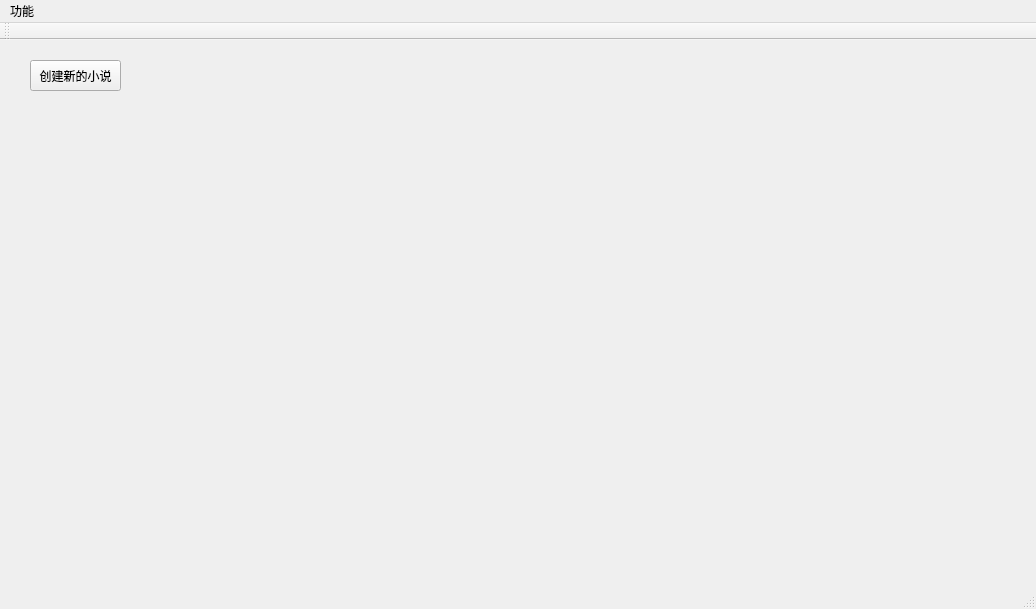
<?xml version="1.0" encoding="UTF-8"?>
<ui version="4.0">
 <class>MainWindow</class>
 <widget class="QMainWindow" name="MainWindow">
  <property name="geometry">
   <rect>
    <x>0</x>
    <y>0</y>
    <width>1036</width>
    <height>609</height>
   </rect>
  </property>
  <property name="windowTitle">
   <string>MainWindow</string>
  </property>
  <widget class="QWidget" name="centralWidget">
   <widget class="QStackedWidget" name="container">
    <property name="geometry">
     <rect>
      <x>0</x>
      <y>0</y>
      <width>1031</width>
      <height>551</height>
     </rect>
    </property>
    <property name="tabletTracking">
     <bool>true</bool>
    </property>
    <property name="autoFillBackground">
     <bool>true</bool>
    </property>
    <widget class="QWidget" name="recent" native="true">
     <widget class="QPushButton" name="pushButton_2">
      <property name="geometry">
       <rect>
        <x>30</x>
        <y>20</y>
        <width>91</width>
        <height>31</height>
       </rect>
      </property>
      <property name="text">
       <string>创建新的小说</string>
      </property>
     </widget>
     <widget class="QWidget" name="horizontalLayoutWidget">
      <property name="geometry">
       <rect>
        <x>30</x>
        <y>80</y>
        <width>611</width>
        <height>80</height>
       </rect>
      </property>
      <layout class="QHBoxLayout" name="horizontalLayout">
       <property name="sizeConstraint">
        <enum>QLayout::SetDefaultConstraint</enum>
       </property>
      </layout>
     </widget>
    </widget>
   </widget>
  </widget>
  <widget class="QToolBar" name="mainToolBar">
   <attribute name="toolBarArea">
    <enum>TopToolBarArea</enum>
   </attribute>
   <attribute name="toolBarBreak">
    <bool>false</bool>
   </attribute>
  </widget>
  <widget class="QStatusBar" name="statusBar"/>
  <widget class="QMenuBar" name="menuBar">
   <property name="geometry">
    <rect>
     <x>0</x>
     <y>0</y>
     <width>1036</width>
     <height>23</height>
    </rect>
   </property>
   <widget class="QMenu" name="menu">
    <property name="title">
     <string>功能</string>
    </property>
    <addaction name="createActor"/>
   </widget>
   <addaction name="menu"/>
  </widget>
  <action name="createActor">
   <property name="text">
    <string>创建角色</string>
   </property>
  </action>
 </widget>
 <layoutdefault spacing="6" margin="11"/>
 <resources/>
 <connections/>
</ui>
